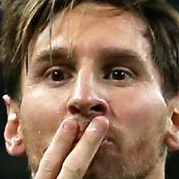
#> input picture DATA/cropped/lionel_messi/lionel_messi1.png, 179 x 179 px, given in place of 8e28dca199d2c529e710f2fc7550fc85.jpg, which was not available
$ jupyter execute --allow-errors 'Celebrity Classfication.ipynb'   (shell and % lines are left out)   (text cells are left out)
#> lines starting #> are read from the running program, lines starting #| are printed output that depends on the picture; after the words box and inside, x2 and y2 are one past the last pixel; in counts of white or black regions, pixels touching at a corner belong together; pictures that were not available may be replaced by others from this repository, and a replacement may not be noted
[cell 1]
import numpy as np
import cv2
import matplotlib
from matplotlib import pyplot as plt

[cell 2]
img =cv2.imread('C:/Users/Dell/Desktop/MACHINE LEARNIG/DATA/lionel_messi/8e28dca199d2c529e710f2fc7550fc85.jpg')
#> img is the input picture: shape (179, 179, 3); mean B, G, R 87, 109.2, 138.2
img

[cell 3]
img.shape
#> Out = (179, 179, 3)

[cell 4]
plt.imshow(img)
plt.axis('off')

[cell 5]
gray=cv2.cvtColor(img,cv2.COLOR_BGR2GRAY)
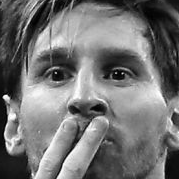
#> gray: shape (179, 179); min 0, max 254, mean 115.4
gray.shape
#> Out = (179, 179)

[cell 6]
gray

[cell 7]
plt.imshow(gray,cmap='gray')

[cell 8]
face_cascade = cv2.CascadeClassifier('C:/Users/Dell/Desktop/MACHINE LEARNIG/haarcascades/haarcascade_frontalface_default.xml')
eye_cascade = cv2.CascadeClassifier('C:/Users/Dell/Desktop/MACHINE LEARNIG/haarcascades/haarcascade_eye.xml')
faces = face_cascade.detectMultiScale(gray, 1.3, 5)
#> faces = [[16, 10, 151, 151]]
faces
#> Out = [[16, 10, 151, 151]]

[cell 9]
(x,y,w,h) = faces[0]
#> x = 16; y = 10; w = 151; h = 151
x,y,w,h
#> Out = (16, 10, 151, 151)

[cell 10]
face_img = cv2.rectangle(img,(x,y),(x+w,y+h),(255,0,0),2)
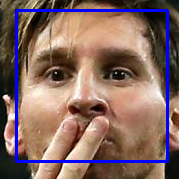
#> face_img: shape (179, 179, 3); mean B, G, R 97.9, 104.5, 132.3
plt.imshow(face_img)

[cell 11]
cv2.destroyAllWindows()
for (x,y,w,h) in faces:
    face_img = cv2.rectangle(img,(x,y),(x+w,y+h),(255,0,0),2)
    roi_gray = gray[y:y+h, x:x+w]
    roi_color = face_img[y:y+h, x:x+w]
    eyes = eye_cascade.detectMultiScale(roi_gray)
    for (ex,ey,ew,eh) in eyes:
        cv2.rectangle(roi_color,(ex,ey),(ex+ew,ey+eh),(0,255,0),2)
#> this loop made 1 pass
#> (x, y, w, h, eyes) on pass 1: (16, 10, 151, 151, [[79, 40, 44, 44], [17, 40, 45, 45]])
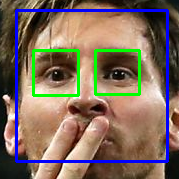
#> img: shape (179, 179, 3); 3.31% of pixels changed, all inside (x1, y1, x2, y2) = (32, 49, 141, 97)
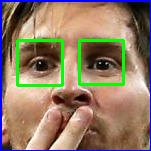
#> roi_color: shape (151, 151, 3); mean B, G, R 100.9, 124.7, 144.2


plt.figure()
plt.imshow(face_img, cmap='gray')
plt.show()

[cell 12]
plt.imshow(roi_color, cmap='gray')

[cell 13]
cropped_img = np.array(roi_color)
cropped_img.shape
#> Out = (151, 151, 3)

[cell 14]
import numpy as np
import pywt
import cv2

def w2d(img, mode='haar', level=1):
#> called with mode = 'db1', level = 5
    imArray = img
    #Datatype conversions
    #convert to grayscale
    imArray = cv2.cvtColor( imArray,cv2.COLOR_RGB2GRAY )
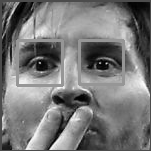
#> imArray: shape (151, 151); min 0, max 253, mean 119.8
    #convert to float
    imArray =  np.float32(imArray)
    imArray /= 255;
    # compute coefficients
    coeffs=pywt.wavedec2(imArray, mode, level=level)
#> coeffs = 6 items

    #Process Coefficients
    coeffs_H=list(coeffs)
#> coeffs_H = 6 items
    coeffs_H[0] *= 0;

    # reconstruction
    imArray_H=pywt.waverec2(coeffs_H, mode);
    imArray_H *= 255;
    imArray_H =  np.uint8(imArray_H)
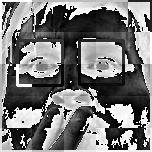
#> imArray_H: shape (152, 152); min 0, max 255, mean 118.1

    return imArray_H

[cell 15]
im_har = w2d(cropped_img,'db1',5)
plt.imshow(im_har, cmap='gray')

[cell 16]
def get_cropped_image_if_2_eyes(image_path):
    img = cv2.imread(image_path)
    gray = cv2.cvtColor(img, cv2.COLOR_BGR2GRAY)
    faces = face_cascade.detectMultiScale(gray, 1.3, 5)
#> faces = [[16, 10, 151, 151]]
    for (x,y,w,h) in faces:
        roi_gray = gray[y:y+h, x:x+w]
        roi_color = img[y:y+h, x:x+w]
        eyes = eye_cascade.detectMultiScale(roi_gray)
        if len(eyes) >= 2:
            return roi_color
#> call 2 of get_cropped_image_if_2_eyes, with image_path = 'DATA/cropped/maria_sharapova'
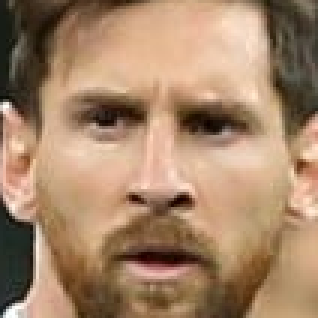
#> input picture DATA/cropped/lionel_messi/lionel_messi11.png, 106 x 106 px, given in place of maria_sharapova, which was not available (shown 3 times larger)
#> in get_cropped_image_if_2_eyes, img is the input picture: shape (106, 106, 3); mean B, G, R 104.8, 132.9, 164.9
#> in get_cropped_image_if_2_eyes (call 2), `gray = cv2.cvtColor(img, cv2.COLOR_BGR2GRAY)`:
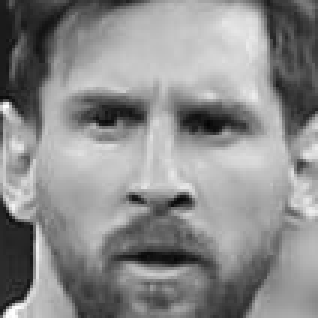
#> gray: shape (106, 106) (shown 3 times larger); min 4, max 254, mean 139.3
#> in get_cropped_image_if_2_eyes (call 2), `faces = face_cascade.detectMultiScale(gray, 1.3, 5)`: faces = [[9, 7, 89, 89]]
#> this loop made 1 pass
#> (x, y, w, h, eyes) on pass 1: (9, 7, 89, 89, [[12, 17, 29, 29], [47, 20, 26, 26]])
#> pass 1, in get_cropped_image_if_2_eyes (call 2), `roi_gray = gray[y:y+h, x:x+w]`:
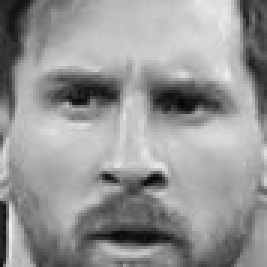
#> roi_gray: shape (89, 89) (shown 3 times larger); min 4, max 241, mean 149.9
#> pass 1, in get_cropped_image_if_2_eyes (call 2), `roi_color = img[y:y+h, x:x+w]`:
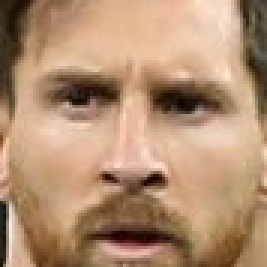
#> roi_color: shape (89, 89, 3) (shown 3 times larger); mean B, G, R 113, 142.9, 177.8

[cell 17]
original_image = cv2.imread('C:/Users/Dell/Desktop/MACHINE LEARNIG/DATA/lionel_messi/8e28dca199d2c529e710f2fc7550fc85.jpg')
plt.imshow(original_image)

[cell 18]
cropped_image = get_cropped_image_if_2_eyes('C:/Users/Dell/Desktop/MACHINE LEARNIG/DATA/lionel_messi/8e28dca199d2c529e710f2fc7550fc85.jpg')
plt.imshow(cropped_image)

[cell 19]
path_to_data = "C:/Users/Dell/Desktop/MACHINE LEARNIG/DATA/"
path_to_cr_data = "C:/Users/Dell/Desktop/MACHINE LEARNIG/DATA/cropped/"

[cell 20]
import os
img_dirs = []
for entry in os.scandir(path_to_data):
    if entry.is_dir():
        img_dirs.append(entry.path)

[cell 21]
import os
img_dirs = []
for entry in os.scandir(path_to_data):
    if entry.is_dir():
        img_dirs.append(entry.path)

[cell 22]
img_dirs

[cell 23]
import shutil
if os.path.exists(path_to_cr_data):
     shutil.rmtree(path_to_cr_data)
os.mkdir(path_to_cr_data)

[cell 24]
cropped_image_dirs = []
celebrity_file_names_dict = {}
for img_dir in img_dirs:
    count = 1
    celebrity_name = img_dir.split('/')[-1]
    celebrity_file_names_dict[celebrity_name] = []
    for entry in os.scandir(img_dir):
        roi_color = get_cropped_image_if_2_eyes(entry.path)
        if roi_color is not None:
            cropped_folder = path_to_cr_data + celebrity_name
            if not os.path.exists(cropped_folder):
                os.makedirs(cropped_folder)
                cropped_image_dirs.append(cropped_folder)
                print("Generating cropped images in folder: ",cropped_folder)
            cropped_file_name = celebrity_name + str(count) + ".png"
            cropped_file_path = cropped_folder + "/" + cropped_file_name
            cv2.imwrite(cropped_file_path, roi_color)
            celebrity_file_names_dict[celebrity_name].append(cropped_file_path)
            count += 1

[cell 25]
celebrity_file_names_dict = {}
for img_dir in cropped_image_dirs:
    celebrity_name = img_dir.split('/')[-1]
    file_list = []
    for entry in os.scandir(img_dir):
        file_list.append(entry.path)
    celebrity_file_names_dict[celebrity_name] = file_list
celebrity_file_names_dict

[cell 26]
class_dict = {}
count = 0
for celebrity_name in celebrity_file_names_dict.keys():
    class_dict[celebrity_name] = count
    count = count + 1
#> this loop made 0 passes
#> after the loop, class_dict = 0 items; count = 0
class_dict
